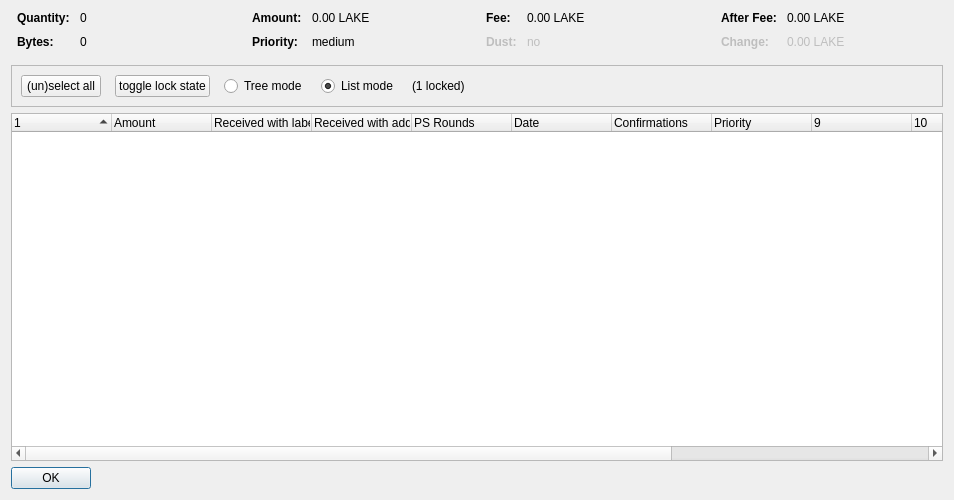
<?xml version="1.0" encoding="UTF-8"?>
<ui version="4.0">
 <class>CoinControlDialog</class>
 <widget class="QDialog" name="CoinControlDialog">
  <property name="geometry">
   <rect>
    <x>0</x>
    <y>0</y>
    <width>954</width>
    <height>500</height>
   </rect>
  </property>
  <property name="windowTitle">
   <string>Coin Selection</string>
  </property>
  <layout class="QVBoxLayout" name="verticalLayout">
   <item>
    <layout class="QHBoxLayout" name="horizontalLayoutTop" stretch="0,0,0,0">
     <property name="topMargin">
      <number>0</number>
     </property>
     <property name="bottomMargin">
      <number>10</number>
     </property>
     <item>
      <layout class="QFormLayout" name="formLayoutCoinControl1">
       <property name="horizontalSpacing">
        <number>10</number>
       </property>
       <property name="verticalSpacing">
        <number>10</number>
       </property>
       <property name="leftMargin">
        <number>6</number>
       </property>
       <property name="rightMargin">
        <number>6</number>
       </property>
       <item row="0" column="0">
        <widget class="QLabel" name="labelCoinControlQuantityText">
         <property name="font">
          <font>
           <weight>75</weight>
           <bold>true</bold>
          </font>
         </property>
         <property name="text">
          <string>Quantity:</string>
         </property>
        </widget>
       </item>
       <item row="0" column="1">
        <widget class="QLabel" name="labelCoinControlQuantity">
         <property name="cursor">
          <cursorShape>IBeamCursor</cursorShape>
         </property>
         <property name="contextMenuPolicy">
          <enum>Qt::ActionsContextMenu</enum>
         </property>
         <property name="text">
          <string notr="true">0</string>
         </property>
         <property name="textInteractionFlags">
          <set>Qt::LinksAccessibleByMouse|Qt::TextSelectableByKeyboard|Qt::TextSelectableByMouse</set>
         </property>
        </widget>
       </item>
       <item row="1" column="0">
        <widget class="QLabel" name="labelCoinControlBytesText">
         <property name="font">
          <font>
           <weight>75</weight>
           <bold>true</bold>
          </font>
         </property>
         <property name="text">
          <string>Bytes:</string>
         </property>
        </widget>
       </item>
       <item row="1" column="1">
        <widget class="QLabel" name="labelCoinControlBytes">
         <property name="cursor">
          <cursorShape>IBeamCursor</cursorShape>
         </property>
         <property name="contextMenuPolicy">
          <enum>Qt::ActionsContextMenu</enum>
         </property>
         <property name="text">
          <string notr="true">0</string>
         </property>
         <property name="textInteractionFlags">
          <set>Qt::LinksAccessibleByMouse|Qt::TextSelectableByKeyboard|Qt::TextSelectableByMouse</set>
         </property>
        </widget>
       </item>
      </layout>
     </item>
     <item>
      <layout class="QFormLayout" name="formLayoutCoinControl2">
       <property name="horizontalSpacing">
        <number>10</number>
       </property>
       <property name="verticalSpacing">
        <number>10</number>
       </property>
       <property name="leftMargin">
        <number>6</number>
       </property>
       <property name="rightMargin">
        <number>6</number>
       </property>
       <item row="0" column="0">
        <widget class="QLabel" name="labelCoinControlAmountText">
         <property name="font">
          <font>
           <weight>75</weight>
           <bold>true</bold>
          </font>
         </property>
         <property name="text">
          <string>Amount:</string>
         </property>
        </widget>
       </item>
       <item row="0" column="1">
        <widget class="QLabel" name="labelCoinControlAmount">
         <property name="cursor">
          <cursorShape>IBeamCursor</cursorShape>
         </property>
         <property name="contextMenuPolicy">
          <enum>Qt::ActionsContextMenu</enum>
         </property>
         <property name="text">
          <string notr="true">0.00 LAKE</string>
         </property>
         <property name="textInteractionFlags">
          <set>Qt::LinksAccessibleByMouse|Qt::TextSelectableByKeyboard|Qt::TextSelectableByMouse</set>
         </property>
        </widget>
       </item>
       <item row="1" column="0">
        <widget class="QLabel" name="labelCoinControlPriorityText">
         <property name="font">
          <font>
           <weight>75</weight>
           <bold>true</bold>
          </font>
         </property>
         <property name="text">
          <string>Priority:</string>
         </property>
        </widget>
       </item>
       <item row="1" column="1">
        <widget class="QLabel" name="labelCoinControlPriority">
         <property name="cursor">
          <cursorShape>IBeamCursor</cursorShape>
         </property>
         <property name="contextMenuPolicy">
          <enum>Qt::ActionsContextMenu</enum>
         </property>
         <property name="text">
          <string>medium</string>
         </property>
         <property name="textInteractionFlags">
          <set>Qt::LinksAccessibleByMouse|Qt::TextSelectableByKeyboard|Qt::TextSelectableByMouse</set>
         </property>
        </widget>
       </item>
      </layout>
     </item>
     <item>
      <layout class="QFormLayout" name="formLayoutCoinControl3">
       <property name="horizontalSpacing">
        <number>10</number>
       </property>
       <property name="verticalSpacing">
        <number>10</number>
       </property>
       <property name="leftMargin">
        <number>6</number>
       </property>
       <property name="rightMargin">
        <number>6</number>
       </property>
       <item row="0" column="0">
        <widget class="QLabel" name="labelCoinControlFeeText">
         <property name="font">
          <font>
           <weight>75</weight>
           <bold>true</bold>
          </font>
         </property>
         <property name="text">
          <string>Fee:</string>
         </property>
        </widget>
       </item>
       <item row="0" column="1">
        <widget class="QLabel" name="labelCoinControlFee">
         <property name="cursor">
          <cursorShape>IBeamCursor</cursorShape>
         </property>
         <property name="contextMenuPolicy">
          <enum>Qt::ActionsContextMenu</enum>
         </property>
         <property name="text">
          <string notr="true">0.00 LAKE</string>
         </property>
         <property name="textInteractionFlags">
          <set>Qt::LinksAccessibleByMouse|Qt::TextSelectableByKeyboard|Qt::TextSelectableByMouse</set>
         </property>
        </widget>
       </item>
       <item row="1" column="0">
        <widget class="QLabel" name="labelCoinControlLowOutputText">
         <property name="enabled">
          <bool>false</bool>
         </property>
         <property name="font">
          <font>
           <weight>75</weight>
           <bold>true</bold>
          </font>
         </property>
         <property name="text">
          <string>Dust:</string>
         </property>
        </widget>
       </item>
       <item row="1" column="1">
        <widget class="QLabel" name="labelCoinControlLowOutput">
         <property name="enabled">
          <bool>false</bool>
         </property>
         <property name="cursor">
          <cursorShape>IBeamCursor</cursorShape>
         </property>
         <property name="contextMenuPolicy">
          <enum>Qt::ActionsContextMenu</enum>
         </property>
         <property name="text">
          <string>no</string>
         </property>
         <property name="textInteractionFlags">
          <set>Qt::LinksAccessibleByMouse|Qt::TextSelectableByKeyboard|Qt::TextSelectableByMouse</set>
         </property>
        </widget>
       </item>
      </layout>
     </item>
     <item>
      <layout class="QFormLayout" name="formLayoutCoinControl4">
       <property name="horizontalSpacing">
        <number>10</number>
       </property>
       <property name="verticalSpacing">
        <number>10</number>
       </property>
       <property name="leftMargin">
        <number>6</number>
       </property>
       <property name="rightMargin">
        <number>6</number>
       </property>
       <item row="0" column="0">
        <widget class="QLabel" name="labelCoinControlAfterFeeText">
         <property name="font">
          <font>
           <weight>75</weight>
           <bold>true</bold>
          </font>
         </property>
         <property name="text">
          <string>After Fee:</string>
         </property>
        </widget>
       </item>
       <item row="0" column="1">
        <widget class="QLabel" name="labelCoinControlAfterFee">
         <property name="cursor">
          <cursorShape>IBeamCursor</cursorShape>
         </property>
         <property name="contextMenuPolicy">
          <enum>Qt::ActionsContextMenu</enum>
         </property>
         <property name="text">
          <string notr="true">0.00 LAKE</string>
         </property>
         <property name="textInteractionFlags">
          <set>Qt::LinksAccessibleByMouse|Qt::TextSelectableByKeyboard|Qt::TextSelectableByMouse</set>
         </property>
        </widget>
       </item>
       <item row="1" column="0">
        <widget class="QLabel" name="labelCoinControlChangeText">
         <property name="enabled">
          <bool>false</bool>
         </property>
         <property name="font">
          <font>
           <weight>75</weight>
           <bold>true</bold>
          </font>
         </property>
         <property name="text">
          <string>Change:</string>
         </property>
        </widget>
       </item>
       <item row="1" column="1">
        <widget class="QLabel" name="labelCoinControlChange">
         <property name="enabled">
          <bool>false</bool>
         </property>
         <property name="cursor">
          <cursorShape>IBeamCursor</cursorShape>
         </property>
         <property name="contextMenuPolicy">
          <enum>Qt::ActionsContextMenu</enum>
         </property>
         <property name="text">
          <string notr="true">0.00 LAKE</string>
         </property>
         <property name="textInteractionFlags">
          <set>Qt::LinksAccessibleByMouse|Qt::TextSelectableByKeyboard|Qt::TextSelectableByMouse</set>
         </property>
        </widget>
       </item>
      </layout>
     </item>
    </layout>
   </item>
   <item>
    <widget class="QFrame" name="frame">
     <property name="minimumSize">
      <size>
       <width>0</width>
       <height>40</height>
      </size>
     </property>
     <property name="frameShape">
      <enum>QFrame::StyledPanel</enum>
     </property>
     <property name="frameShadow">
      <enum>QFrame::Sunken</enum>
     </property>
     <layout class="QHBoxLayout" name="horizontalLayout">
      <item>
       <layout class="QHBoxLayout" name="horizontalLayoutPanel" stretch="0,0,0,0,0,0">
        <property name="spacing">
         <number>14</number>
        </property>
        <item>
         <widget class="QPushButton" name="pushButtonSelectAll">
          <property name="sizePolicy">
           <sizepolicy hsizetype="Maximum" vsizetype="Fixed">
            <horstretch>0</horstretch>
            <verstretch>0</verstretch>
           </sizepolicy>
          </property>
          <property name="text">
           <string>(un)select all</string>
          </property>
          <property name="autoDefault">
           <bool>false</bool>
          </property>
         </widget>
        </item>
        <item>
         <widget class="QPushButton" name="pushButtonToggleLock">
          <property name="sizePolicy">
           <sizepolicy hsizetype="Maximum" vsizetype="Fixed">
            <horstretch>0</horstretch>
            <verstretch>0</verstretch>
           </sizepolicy>
          </property>
          <property name="text">
           <string>toggle lock state</string>
          </property>
          <property name="autoDefault">
           <bool>false</bool>
          </property>
         </widget>
        </item>
        <item>
         <widget class="QRadioButton" name="radioTreeMode">
          <property name="sizePolicy">
           <sizepolicy hsizetype="Maximum" vsizetype="Fixed">
            <horstretch>0</horstretch>
            <verstretch>0</verstretch>
           </sizepolicy>
          </property>
          <property name="text">
           <string>Tree mode</string>
          </property>
         </widget>
        </item>
        <item>
         <widget class="QRadioButton" name="radioListMode">
          <property name="sizePolicy">
           <sizepolicy hsizetype="Maximum" vsizetype="Fixed">
            <horstretch>0</horstretch>
            <verstretch>0</verstretch>
           </sizepolicy>
          </property>
          <property name="text">
           <string>List mode</string>
          </property>
          <property name="checked">
           <bool>true</bool>
          </property>
         </widget>
        </item>
        <item>
         <widget class="QLabel" name="labelLocked">
          <property name="text">
           <string>(1 locked)</string>
          </property>
         </widget>
        </item>
        <item>
         <spacer name="horizontalSpacer">
          <property name="orientation">
           <enum>Qt::Horizontal</enum>
          </property>
          <property name="sizeHint" stdset="0">
           <size>
            <width>40</width>
            <height>20</height>
           </size>
          </property>
         </spacer>
        </item>
       </layout>
      </item>
     </layout>
    </widget>
   </item>
   <item>
    <widget class="CoinControlTreeWidget" name="treeWidget">
     <property name="contextMenuPolicy">
      <enum>Qt::CustomContextMenu</enum>
     </property>
     <property name="sortingEnabled">
      <bool>false</bool>
     </property>
     <property name="columnCount">
      <number>13</number>
     </property>
     <attribute name="headerShowSortIndicator" stdset="0">
      <bool>true</bool>
     </attribute>
     <attribute name="headerStretchLastSection">
      <bool>false</bool>
     </attribute>
     <column>
      <property name="text">
       <string/>
      </property>
     </column>
     <column>
      <property name="text">
       <string>Amount</string>
      </property>
     </column>
     <column>
      <property name="text">
       <string>Received with label</string>
      </property>
     </column>
     <column>
      <property name="text">
       <string>Received with address</string>
      </property>
     </column>
     <column>
      <property name="text">
       <string>PS Rounds</string>
      </property>
     </column>
     <column>
      <property name="text">
       <string>Date</string>
      </property>
     </column>
     <column>
      <property name="text">
       <string>Confirmations</string>
      </property>
      <property name="toolTip">
       <string>Confirmed</string>
      </property>
     </column>
     <column>
      <property name="text">
       <string>Priority</string>
      </property>
     </column>
     <column>
      <property name="text">
       <string/>
      </property>
     </column>
     <column>
      <property name="text">
       <string/>
      </property>
     </column>
     <column>
      <property name="text">
       <string/>
      </property>
     </column>
     <column>
      <property name="text">
       <string/>
      </property>
     </column>
     <column>
      <property name="text">
       <string/>
      </property>
     </column>
    </widget>
   </item>
   <item>
    <widget class="QDialogButtonBox" name="buttonBox">
     <property name="sizePolicy">
      <sizepolicy hsizetype="Maximum" vsizetype="Fixed">
       <horstretch>0</horstretch>
       <verstretch>0</verstretch>
      </sizepolicy>
     </property>
     <property name="orientation">
      <enum>Qt::Horizontal</enum>
     </property>
     <property name="standardButtons">
      <set>QDialogButtonBox::Ok</set>
     </property>
    </widget>
   </item>
  </layout>
 </widget>
 <customwidgets>
  <customwidget>
   <class>CoinControlTreeWidget</class>
   <extends>QTreeWidget</extends>
   <header>coincontroltreewidget.h</header>
  </customwidget>
 </customwidgets>
 <resources/>
 <connections/>
</ui>
